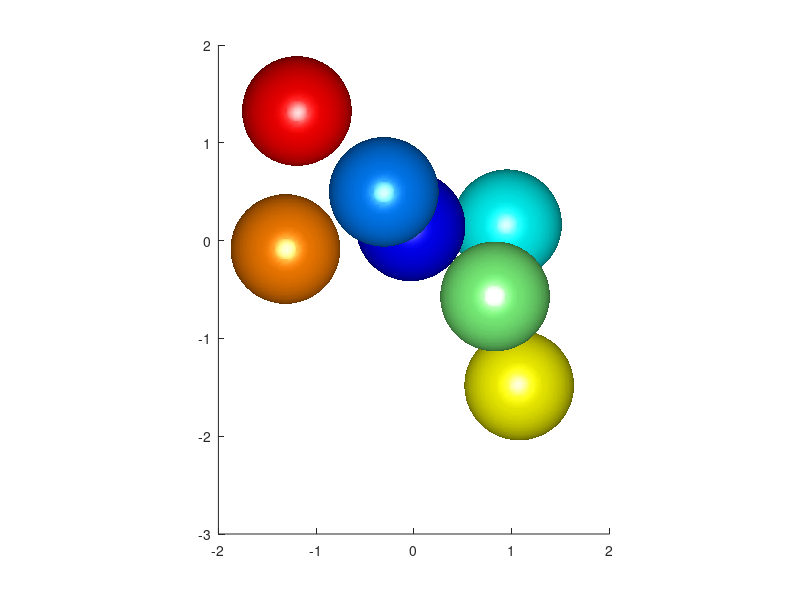

Here is the MATLAB script that generated this plot: (Note: this script raises an error after producing the figure.)
function LJ_trust_region_BFGS_dogleg()
fsz = 20; % fontsize
Na = 7; % the number of atoms
rstar = 2^(1/6); % argument of the minimum of the Lennard-Jones pair potential V(r) = r^(-12) - r^(-6)
tol = 1e-6; % stop iterations when || grad f|| < tol
iter_max = 500; % the maximal number of iterations
draw_flag = 1; % if draw_flag = 1, draw configuration at every iteration

%% parameters for trust region
Delta_max = 5; % the max trust-region radius
Delta_min = 1e-12; % the minimal trust-region radius
Delta = 1; % the initial radius
eta = 0.1; % step rejection parameter
subproblem_iter_max = 5; % the max # of iteration for quadratic subproblems
tol_sub = 1e-1; % relative tolerance for the subproblem
rho_good = 0.75;
rho_bad = 0.25;
i=0;
%% Set up the initial configuration

% Four lical minima of LJ7:
% f1 = -16.50538417 Pentagonal bipyramid 
% f2 = -15.93504306 Capped octahedron 
% f3 = -15.59321094 Tricapped tetrahedron 
% f4 = -15.53306005 Bicapped trigonal bipyramid

% Options: model = 0,1,2,3, or 4.
% Model 0 corresponds to a random initialization.
% Models 1--4 set the system up close to the corresponding local minima
% listed above.

model = 0;
if model > 0
    Na = 7;
end
xyz = initial_configuration(model,Na,rstar);
drawconf(xyz,1);

x = remove_rotations_translations(xyz);
%% start minimization
f = LJpot(x);
g = LJgrad(x);
norm_g = norm(g);
fprintf("Initially, f = %d, ||grad f|| = %d\n",f,norm_g);
iter = 1;

fvals = zeros(iter_max);
fvals(1) = f;
ngvals = zeros(iter_max);
ngvals(1) = norm_g;

Delta = 1;
I = eye(length(x));
B=I;
while norm_g > tol && iter < iter_max
    % solve the constrained minimization problem
    % reset B every 5 iterations
    if mod(i,20)==0
        B =I ;
    end
    
    % check if B is SPD
    eval_min = min(eig(B));
    j_sub = 0;
    %pb = -B\g;

    if eval_min > 0 % B is SPD: B = R'*R, R'*R*p = -g 
        pb = -B\g;
        pb_norm = norm(pb);
        if pb_norm > Delta % else: we are done with solbing the subproblem
            flag_boundary = 1;
        end
    else
        flag_boundary = 1;
    end

   
    
    if norm(pb)<=Delta
        p=pb;
    else
        pu = -g'*g/(g'*B*g)*g;
        if norm(pu)>= Delta
                % Use steepest descent step
            p = Delta*pu/norm(pu);
        else 
            pc = pb - pu;
            coeffs = [norm(pc)^2, 2*pc'*pu, norm(pu)^2-Delta^2];
            tau = max(roots(coeffs));
            p = pu + tau*pc;
        end
     end


    % asses

    %%%%%%%%%%%%%%%%%%%
    
    
    % assess the progress
    xnew = x + p;
    fnew = LJpot(xnew);
    gnew = LJgrad(xnew);
    mnew = f + g'*p + 0.5*p'*B*p;
    rho = (f - fnew+1e-14)/(f - mnew+1e-14);
    % adjust the trust region
    if rho < rho_bad
        Delta = max([0.25*Delta,Delta_min]);
    else
        if rho > rho_good && flag_boundary == 1
            Delta = min([Delta_max,2*Delta]);
        end
    end
    % accept or reject step
    if rho > eta      
        sk=xnew-x;
        x = xnew;
        f = fnew;
        g = gnew;
        norm_g = norm(g);
        fprintf('Accept: iter # %d: f = %.10f, |df| = %.4e, rho = %.4e, Delta = %.4e, j_sub = %d\n',iter,f,norm_g,rho,Delta,j_sub);
    else
        sk=0;
        fprintf('Reject: iter # %d: f = %.10f, |df| = %.4e, rho = %.4e, Delta = %.4e, j_sub = %d\n',iter,f,norm_g,rho,Delta,j_sub);
    end
    if draw_flag == 1
        % restore all coordinates
        xyz = reshape([0;0;0;x(1);0;0;x(2:3);0;x(4:end)],3,Na);
        drawconf(xyz,1);
    end
    yk=LJgrad(x)-LJgrad(x-sk);

    if sk==0
        B=B;
    else
        B=B+ (yk*yk')/(yk'*sk)-(B*sk*sk'*B')/(sk'*B*sk);
    end
    i=i+1;
    iter = iter + 1;
    fvals(iter) = f;
    ngvals(iter) = norm_g;
end

xyz = reshape([0;0;0;x(1);0;0;x(2:3);0;x(4:end)],3,Na);
drawconf(xyz,1);

figure(2);
clf;
hold on;
grid on;
plot(0:(iter-1),fvals(1:iter),'Linewidth',2)
set(gca,'Fontsize',fsz);
xlabel('Iteration #','FontSize',fsz);
ylabel('Function values','FontSize',fsz);

figure(3);
clf;
hold on;
grid on;
plot(0:(iter-1),ngvals(1:iter),'Linewidth',2)
set(gca,'Yscale','log','Fontsize',fsz);
xlabel('Iteration #','FontSize',fsz);
ylabel('||grad f||','FontSize',fsz);

if norm_g < tol 
    xyz = reshape([0;0;0;x(1);0;0;x(2:3);0;x(4:end)],3,Na);
    visualconf(xyz,4);
end

figure(5);
clf;
hold on;
grid on;
evals = sort(eig(LJhess(x)),'ascend');
plot(evals,'.','Markersize',20)
if evals(1) > 0
    set(gca,'Yscale','log','Fontsize',fsz);
else
    set(gca,'Yscale','linear','Fontsize',fsz);
end    
xlabel('index','FontSize',fsz);
ylabel('Eigenvalues of the Hessian','FontSize',fsz);

end

%% make initial configuration
function xyz = initial_configuration(model,Na,rstar)
xyz = zeros(3,Na);
switch(model)
    case 1 % Pentagonal bipyramid
        p5 = 0.4*pi;
        he = sqrt(1 - (0.5/sin(0.5*p5))^2);
        for k = 1 : 5
            xyz(1,k) = cos((k-1)*p5); 
            xyz(2,k) = sin((k-1)*p5); 
            xyz(3,k) = 0;  
        end
        xyz(3,6) = he;
        xyz(3,7) = -he;

case 2 % Capped octahedron
        r = 1/sqrt(2);
        p4 = 0.5*pi;
        pp = p4/2;
        p0 = pi*1.5 - pp;
        x0 = sin(pp);
        y0 = cos(pp);
        z0 = 0;
        for k = 1 : 4
            xyz(1,k) = x0 + r*cos(p0 + (k-1)*p4);
            xyz(2,k) = y0 + r*sin(p0 + (k-1)*p4);
            xyz(3,k) = z0;
        end
        xyz(:,5) = [x0, y0, z0 + r]';
        xyz(:,6) = [x0, y0, z0 - r]';
        xyz(:,7) = [3*x0, y0, z0 + r]';

    case 3  % Tricapped tetrahedron
        p3 = 2*pi/3;
        pp = p3/2;
        r = 1/sqrt(3);
        beta = 0.5*pi -asin(1/3) - acos(1/sqrt(3));
        r1 = cos(beta);
        p0 = 1.5*pi - pp;
        x0 = sin(pp);
        y0 = cos(pp);
        z0 = 0;
        for k = 1 : 3
            xyz(1,k) = x0 + r*cos(p0 + (k-1)*p3);
            xyz(2,k) = y0 + r*sin(p0 + (k-1)*p3);
            xyz(3,k) = z0;
            xyz(1,k + 3) = x0 + r1*cos(p0 + pp + (k-1)*p3);
            xyz(2,k + 3) = y0 + r1*sin(p0 + pp + (k-1)*p3);
            xyz(3,k + 3) = z0 + sqrt(2/3) - sin(beta);
        end
        xyz(:,7) = [x0, y0, z0 + sqrt(2/3)]';

    case 4 % Bicapped trigonal bipyramid
        p3 = 2*pi/3;
        pp = p3/2;
        r = 1/sqrt(3);
        beta = 0.5*pi -asin(1/3) - acos(1/sqrt(3));
        r1 = cos(beta);
        p0 = 1.5*pi - pp;
        x0 = sin(pp);
        y0 = cos(pp);
        z0 = 0;
        for k = 1 : 3
            xyz(1,k) = x0 + r*cos(p0 + (k-1)*p3);
            xyz(2,k) = y0 + r*sin(p0 + (k-1)*p3);
            xyz(3,k) = z0;
        end
        xyz(:,4) = [x0 + r1*cos(p0 + pp), y0 + r1*sin(p0 + pp), z0 + sqrt(2/3) - sin(beta)]';
        xyz(:,5) = [x0 + r1*cos(p0 + pp + p3), y0 + r1*sin(p0 + pp+p3), z0 - sqrt(2/3) + sin(beta)]';
        xyz(:,6) = [x0, y0, z0 - sqrt(2/3)]';
        xyz(:,7) = [x0, y0, z0 + sqrt(2/3)]';

    otherwise % random configuration
        hR = 0.01;
        xyz = zeros(3,Na);
        xyz(:,1) = [0;0;0];
        a = randn(3,Na - 1);
        rad = sqrt(a(1,:).^2 + a(2,:).^2 + a(3,:).^2);
        a = a*diag(1./rad);
        for i = 2 : Na
            clear rad
            clear x
            rad = sqrt(xyz(1,1 : i - 1).^2 + xyz(2,1 : i - 1).^2 + xyz(3,1 : i - 1).^2);
            R = max(rad) + rstar;
            xa = R*a(:,i-1);
            x = [xyz(:,1 : i - 1), xa];
            f = LJ(x(:));
            fnew = f;
            while 1
                R = R - hR;
                xa = R*a(:,i - 1);
                x = [xyz(:,1 : i - 1), xa];
                f = fnew;
                fnew = LJ(x(:));
                if fnew > f
                    break;
                end
            end
            xyz(:,i) = xa;
        end
        cmass = mean(xyz,2);
        xyz = xyz - cmass*ones(1,Na);
end
xyz = xyz*rstar;
end

%%
%%
function v = LJpot(xyz) % 
% xyz must be a column vector
[m, ~] = size(xyz);
Na = (m + 6)/3 ;
x_aux = [0;0;0;xyz(1);0;0;xyz(2:3);0;xyz(4:m)];
m = length(x_aux);
% restore atomic coordinates 
x = reshape(x_aux,3,Na);
r = zeros(Na);
for k = 1 : Na
    r(k,:) = sqrt(sum((x - x(:,k)*ones(1,Na)).^2,1));
end
r = r + diag(ones(Na,1));
aux = 1./r.^6;
L = (aux - 1).*aux;
L = L - diag(diag(L));
v = 2*sum(sum(L));
end
 
 %%
function dv = LJgrad(xyz) % 
[m, ~] = size(xyz);
Na = (m + 6)/3 ;
x_aux = [0;0;0;xyz(1);0;0;xyz(2:3);0;xyz(4:m)];
m = length(x_aux);
% restore atomic coordinates
g = zeros(size(x_aux));
x = reshape(x_aux,3,Na);
r = zeros(Na);
for k = 1 : Na
    r(k,:) = sqrt(sum((x - x(:,k)*ones(1,Na)).^2,1));
end
r = r + diag(ones(Na,1));
L = -6*(2./r.^6 - 1)./r.^8;
for k = 1 : Na
    Lk = L(:,k);
    g(1 + (k-1)*3 : k*3) = (x(:,k)*ones(1,Na) - x)*Lk;
end

g = 4*g;
dv = g([4,7,8,10 : Na*3]);
end

%%
 function dv = LJder(r)
 dv = -12*r.^(-13) + 6*r.^(-7);
 end
%%
%%
function H = LJhess(x) % find the Hessian using finite differences
h = 1e-6;
n = length(x);
H = zeros(n);
e = eye(n);
for i = 1 : n
    di = e(:,i)*h;
    Hei = 0.5*(LJgrad(x + di) - LJgrad(x - di))/h;
    for j = 1 : i
        H(j,i) = e(j,:)*Hei;
        H(i,j) = H(j,i);
    end
end
H = 0.5*(H+H');
end

%%
function x = remove_rotations_translations(xyz)
% removes rotational and translational degrees of freedom
% input should be 3 by Na matrix
% output = column vector 3*Na - 6 by 1
[m, Na] = size(xyz);
if m ~= 3 || Na < 3
    fprintf('Error in remove_rotations_translations: [m = %d, Na = %d]\n',m,Na);
    return
end
    % shift atom 1 to the origin;
    xyz = xyz - xyz(:,1)*ones(1,Na);
    % Use a Householder reflection to place atom 2 on the x-axis
    u = xyz(:,2);
    noru = norm(u);
    ind = find(abs(u) > 1e-12, 1 );
    xyz = circshift(xyz,[1 - ind,0]);
    u = xyz(:,2);
    u(1) = u(1) + sign(u(1))*noru;
    noru = norm(u);
    if noru > 1e-12
        House = eye(3);
        u = u/noru;
        House = House - 2*u*u';
        xyz = House*xyz;
    end
    % Perform rotation around the x-axis to place atom 3 onto the xy-plane
    R = eye(3);
    a = xyz(:,3);
    r = sqrt(a(2)^2 + a(3)^2);
    if r > 1e-12
        R(2,2) = a(2)/r;
        R(3,3) = R(2,2);
        R(2,3) = a(3)/r;
        R(3,2) = -R(2,3);
        xyz = R*xyz;
    end
    %% prepare input vector
    x_aux = xyz(:); % make xyz into column vector
    % x = [x2 x3 y3 x4 y4 z4 ... xNa yNa ZNa]';
    x = x_aux([4,7,8,10 : Na*3]);
%     fprintf('Ndim = %d\n',N);

end
%%
function v = LJ(xyz) % 
global feval
feval = feval + 1;
m = length(xyz);
Na = m/3;
x = reshape(xyz,3,Na);
r = zeros(Na);
for k = 1 : Na
    r(k,:) = sqrt(sum((x - x(:,k)*ones(1,Na)).^2,1));
end
r = r + diag(ones(Na,1));
aux = 1./r.^6;
L = (aux - 1).*aux;
L = L - diag(diag(L));
v = 2*sum(sum(L));
end

%% 
function drawconf(xyz,fig)
figure(fig);   
clf;
hold on;
Na = size(xyz,2);

rstar = 0.5*2^(1/6);
t = linspace(-1,1,50);
[X, Y, Z] = meshgrid(t,t,t);
V = sqrt(X.^2 + Y.^2 + Z.^2);
[faces,verts] = isosurface(X,Y,Z,V,rstar);
nverts = size(verts,1);
e = ones(nverts,1);
col = jet(Na);


hold on;
for i = 1 : Na
    patch('Vertices',verts + e*xyz(:,i)','Faces',faces,'Facecolor',col(i,:),...
        'EdgeColor','none','LineStyle','none');
end
camlight('headlight');
lighting gouraud
set(gca,'DataAspectRatio',[1,1,1]);
alpha(0.8);
view(3)
axis off
drawnow
end

%%
function p = cauchy_point(B,g,R)
    ng = norm(g);
    ps = -g*R/ng;
    aux = g'*B*g;
    if aux <= 0
        p = ps;
    else
        a = min(ng^3/(R*aux),1);
        p = ps*a;
    end
end

